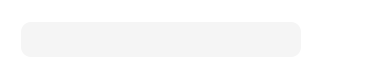
     <widget class="QWidget" name="SearchWidget_2" native="true">
      <property name="geometry">
       <rect>
        <x>0</x>
        <y>0</y>
        <width>370</width>
        <height>80</height>
       </rect>
      </property>
      <property name="minimumSize">
       <size>
        <width>370</width>
        <height>80</height>
       </size>
      </property>
      <property name="maximumSize">
       <size>
        <width>370</width>
        <height>80</height>
       </size>
      </property>
      <property name="styleSheet">
       <string notr="true">background-color: rgb(255, 255, 255);</string>
      </property>
      <widget class="QWidget" name="layoutWidget_2">
       <property name="geometry">
        <rect>
         <x>21</x>
         <y>21</y>
         <width>344</width>
         <height>37</height>
        </rect>
       </property>
       <layout class="QHBoxLayout" name="horizontalLayout_7">
        <item>
         <widget class="QLineEdit" name="SearchEdit_2">
          <property name="minimumSize">
           <size>
            <width>280</width>
            <height>35</height>
           </size>
          </property>
          <property name="maximumSize">
           <size>
            <width>280</width>
            <height>35</height>
           </size>
          </property>
          <property name="styleSheet">
           <string notr="true">background-color: rgb(245, 245, 245);

border: none;

border-radius: 10px;</string>
          </property>
         </widget>
        </item>
        <item>
         <spacer name="horizontalSpacer_7">
          <property name="orientation">
           <enum>Qt::Horizontal</enum>
          </property>
          <property name="sizeHint" stdset="0">
           <size>
            <width>13</width>
            <height>20</height>
           </size>
          </property>
         </spacer>
        </item>
        <item>
         <widget class="QPushButton" name="AddBtn_2">
          <property name="minimumSize">
           <size>
            <width>35</width>
            <height>35</height>
           </size>
          </property>
          <property name="maximumSize">
           <size>
            <width>35</width>
            <height>35</height>
           </size>
          </property>
          <property name="styleSheet">
           <string notr="true">background-color: rgb(245, 245, 245);</string>
          </property>
          <property name="text">
           <string/>
          </property>
          <property name="icon">
           <iconset resource="../IMClient.qrc">
            <normaloff>:/res/QQIcon/add.png</normaloff>:/res/QQIcon/add.png</iconset>
          </property>
          <property name="flat">
           <bool>true</bool>
          </property>
         </widget>
        </item>
       </layout>
      </widget>
     </widget>
